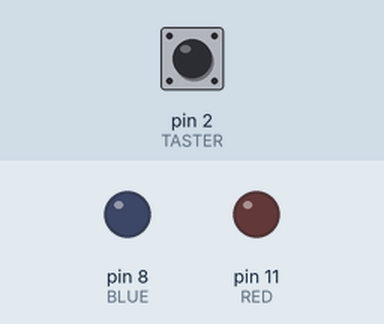
Bench run of a sketch on a simulated Arduino Uno, built with avr-gcc and run on an emulated ATmega328P. Shown: output pins drawn as LEDs (lit = HIGH). Dashed ring = blinking. The test bench sets the inputs (shaded band); at power-on: pin 2 (TASTER) LOW.

Above: at 1.2 s.
1.3 s: pin 2 (TASTER) pulled HIGH for 1 s
At 2.7 s:
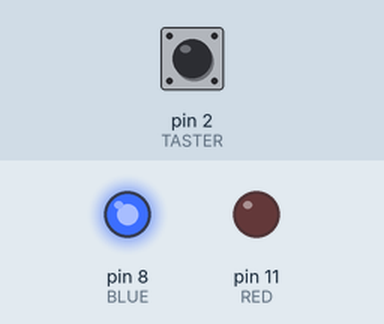
3.8 s: pin 2 (TASTER) pulled HIGH for 0.15 s
At 5.1 s:
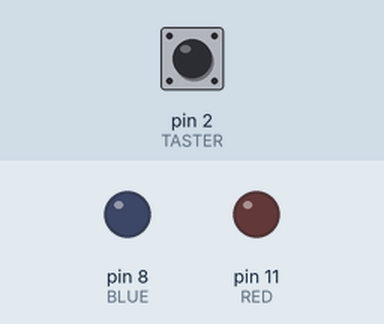
5.4 s: pin 2 (TASTER) pulled HIGH for 3.2 s
At 8.9 s:
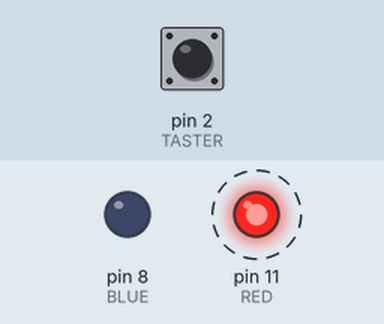
Timing chart, 0 to 10.4 s (numbered marks = the images above; inputs shaded):
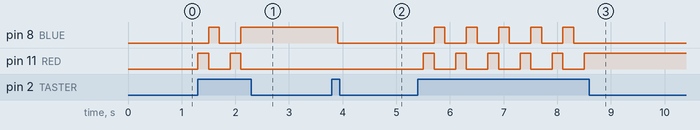

The sketch:

mvc-example.ino
```cpp
/**
 * Beispiel mit 2 Variablen
 */

const int RED = 11;
const int BLUE = 8;
const int TASTER = 2;
const long PERIOD = 100000;

// Model
int red = LOW;
int blue = LOW;

long timestamp = 0;

void setup()
{
  pinMode(RED, OUTPUT);
  pinMode(BLUE, OUTPUT);
  pinMode(TASTER, INPUT);
}

void loop()
{
  // Controller
  if(micros() > timestamp + PERIOD) {
    if(digitalRead(TASTER) == HIGH) {
      if(digitalRead(RED) == LOW && digitalRead(BLUE) == LOW) {
        red = HIGH;
        blue = LOW;
      } else if(digitalRead(RED) == HIGH && digitalRead(BLUE) == LOW) {
        red = LOW;
        blue = HIGH;
      } else if(digitalRead(RED) == LOW && digitalRead(BLUE) == HIGH) {
        red = LOW;
        blue = LOW;
      }
    }
    timestamp = micros() + PERIOD;
  }

  // View
  digitalWrite(RED, red);
  digitalWrite(BLUE, blue);

}
```

Measured:
- after the input at 1.3 s, pin 8 (BLUE): LOW → HIGH after 0.20 s, → LOW 0.20 s later, → HIGH 0.40 s later; pin 11 (RED): alternates HIGH for 0.20 s and LOW for 0.40 s, 4 changes in all, then stays LOW, starting at once
- after the input at 3.8 s, pin 8 (BLUE): HIGH → LOW after 0.11 s
- after the input at 5.4 s, pin 8 (BLUE): alternates HIGH for 0.20 s and LOW for 0.40 s, 10 changes in all, then stays LOW, starting after 0.31 s; pin 11 (RED): alternates HIGH for 0.20 s and LOW for 0.40 s, 11 changes in all, then stays HIGH, starting after 0.11 s
